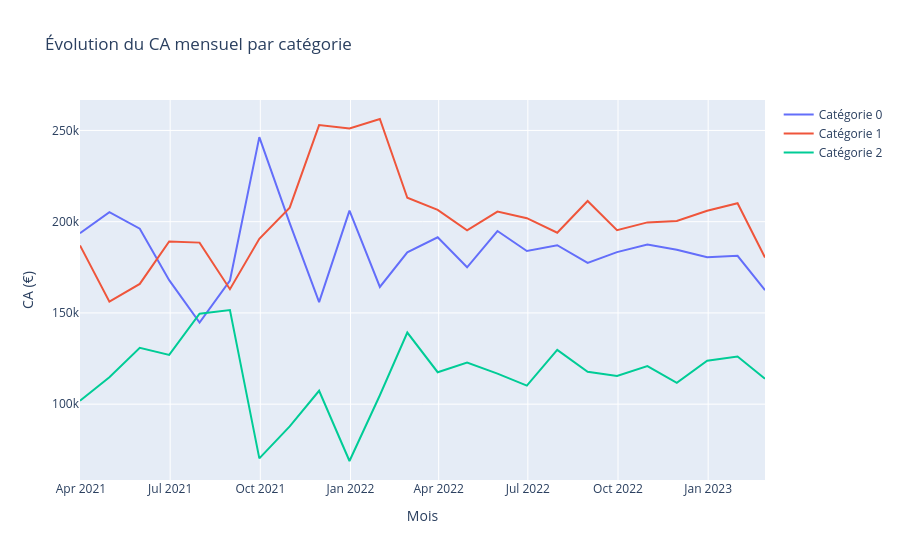

This figure's notebook cell:
### Code cell
#Graphique des moyenne mobile 

fig = go.Figure()


for c in ca_mensuel_categ['categ'].unique():
    # On isole les données de la catégorie
    data_filtree = ca_mensuel_categ[ca_mensuel_categ['categ'] == c]
    
    fig.add_trace(go.Scatter(
        x=data_filtree['date'],
        y=data_filtree['price'],
        mode='lines', 
        name=f"Catégorie {c}",
        connectgaps=True # Au cas où un mois n'aurait pas de données
    ))

# mise en forme
fig.update_layout(
    title="Évolution du CA mensuel par catégorie",
    xaxis_title="Mois",
    yaxis_title="CA (€)",
    hovermode="x unified" # affiche toutes les valeurs au même point X au survol
)

fig.show()
